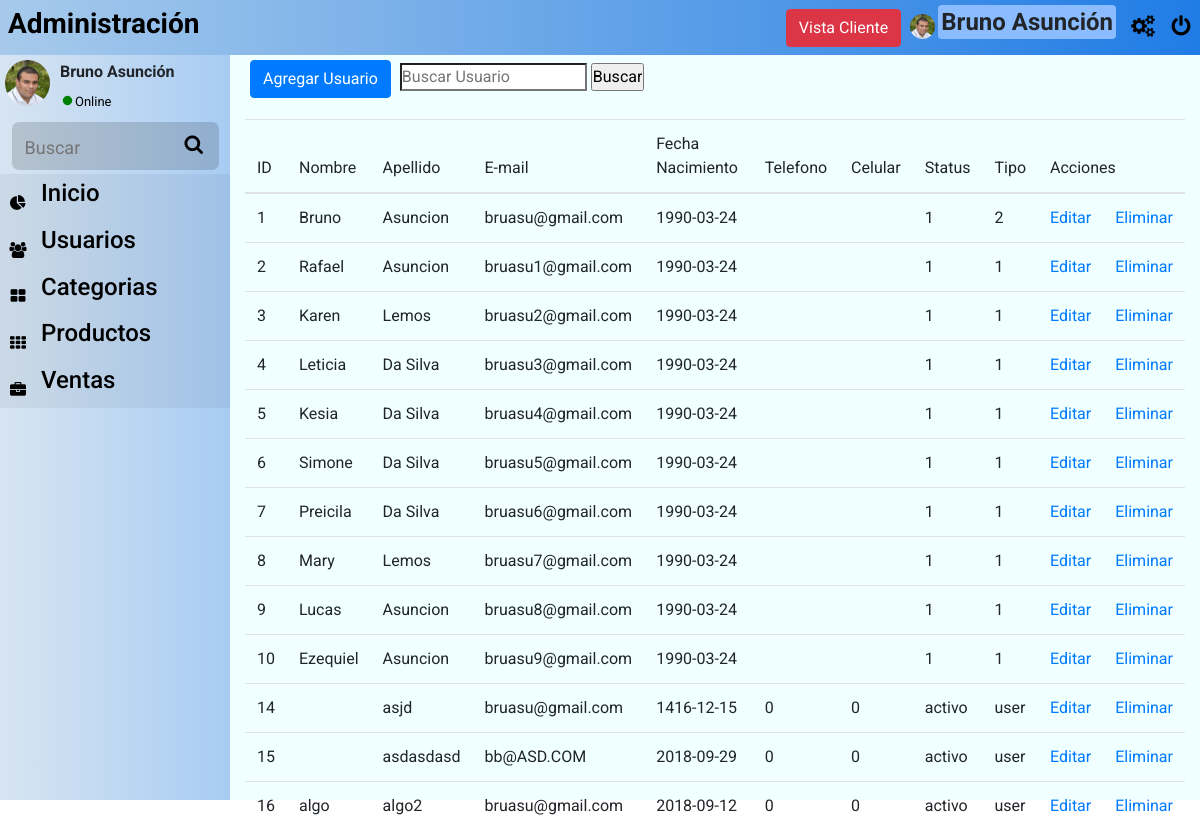
/vista/usuarios/add_usuario.php, run on an earlier commit of the app's database.
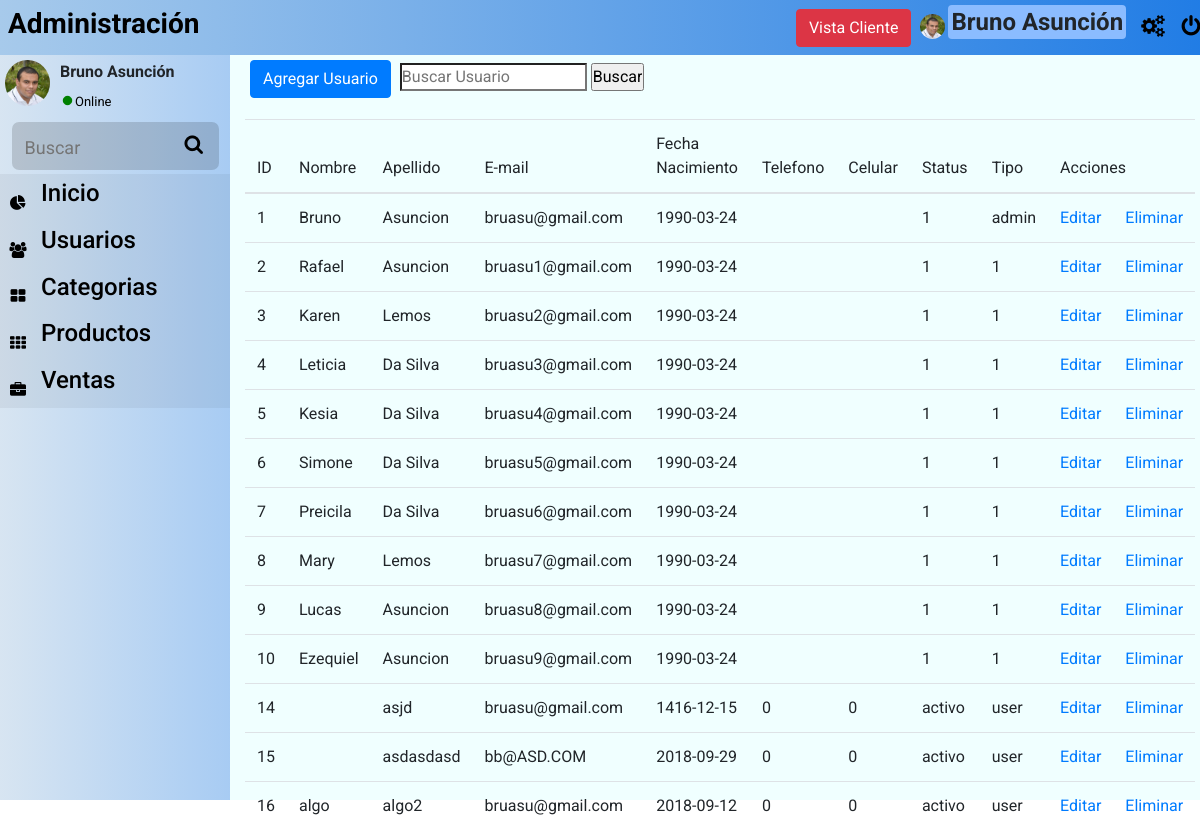
And on a later commit of the database.
### tables this page shows
CREATE TABLE `usuarios` (
  `id_usuario` int(5) NOT NULL,
  `nombre` varchar(20) NOT NULL,
  `apellido` varchar(20) NOT NULL,
  `contrasena` varchar(72) NOT NULL,
  `email` varchar(50) NOT NULL,
  `fecha_nacimiento` date NOT NULL,
  `telefono` varchar(15) NOT NULL,
  `celular` varchar(15) NOT NULL,
  `status` varchar(10) NOT NULL,
  `tipo` varchar(10) NOT NULL
);

### modelo/Usuarios.class.php (called while the page is built, shortened)
<?php
class Usuarios{
	private $conexion;
	private $tabela;
        public function __construct() {
            $this->conexion= mysqli_connect('localhost','root','','shopfree')or die('NO CONECTO AL BD');
            $this->tabela="usuarios";
        }
        public function __get($key){
        	return $this->$key;
        }
        public function listar($complemento=""){
            $sql="SELECT * FROM $this->tabela ".$complemento;
            $resultado= mysqli_query($this->conexion,$sql);
            $retorno=null;
            while($res = mysqli_fetch_assoc($resultado)){
                $obj=new Usuarios();
                $obj->id_usuario=$res['id_usuario'];
                $obj->nombre=$res['nombre'];
                $obj->apellido=$res['apellido'];
                $obj->email=$res['email'];
                $obj->fecha_nacimiento=$res['fecha_nacimiento'];
                $obj->telefono=$res['telefono'];
                $obj->celular=$res['celular'];
                $obj->status=$res['status'];
                $obj->tipo=$res['tipo'];
                $retorno[]=$obj;
            }
            return $retorno;
        }
}
?>

### vista/usuarios/add_usuario.php (the view, shortened to what this page needs)
<?php include_once '../estructura/header.php';
	include_once '../../modelo/Usuarios.class.php';
	$conectar=new Usuarios();
	if (isset($_POST['Enviar'])) {
		$nombrebusqueda=filter_input(INPUT_POST,'Buscar');
		$resultado=$conectar->listar('where id_usuario="'.$nombrebusqueda.'" or nombre like "%'.$nombrebusqueda.'%" or apellido like "%'.$nombrebusqueda.'%"');
	}else {
		$resultado=$conectar->listar();
	}
	$listaUsuarios=null;
	foreach ($resultado as $valor) {
				$listaUsuarios.="<tr>
				<td>$valor->id_usuario</td>
				<td>$valor->nombre</td>
				<td>$valor->apellido</td>
				<td>$valor->email</td>
				<td>$valor->fecha_nacimiento</td>
				<td>$valor->telefono</td>
				<td>$valor->celular</td>
				<td>$valor->status</td>
				<td>$valor->tipo</td>
				<td><a href='editar_usuario.php?id=$valor->id_usuario'>Editar</a></td>
				<td><a href='eliminar_usuario.php?id=$valor->id_usuario'>Eliminar</a></td>
				</tr>
				";
			}
?>
<div class="col-12 d-flex">
	 <button type="button" class="btn btn-primary" data-toggle="collapse" data-target="#formRegistro">Agregar Usuario</button>
	 <form class="m-2" action="" method="post">
	 	<input type="search" placeholder="Buscar Usuario" name="Buscar">
		<input type="submit" name="Enviar" value="Buscar">
	 </form>
</div>
<div class="col-12">
	<table class="table">
		<thead>
	      <tr>
	        <th>ID</th>
	        <th>Nombre</th>
	        <th>Apellido</th>
	        <th>E-mail</th>
	        <th>Fecha Nacimiento</th>
	        <th>Telefono</th>
	        <th>Celular</th>
	        <th>Status</th>
	        <th>Tipo</th>
	        <th colspan="2">Acciones</th>
	      </tr>
	    </thead>
	    <tbody>
	    	<?php echo $listaUsuarios;?>
	    </tbody>
	</table>
</div>
<?php include_once '../estructura/pie_de_pagina.php';?>

What changed in the data, as far as the page shows it:
changed usuarios "Bruno": tipo "2" → "admin"
